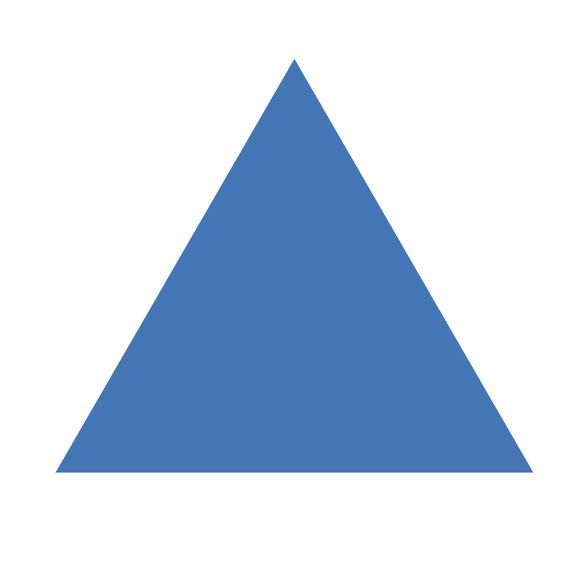
//> input picture Pratica05/triangle.jpg, 567 x 567 px
$ ./main   (built with g++ and OpenCV 4)
//> lines starting //> are read from the running program, lines starting //| are printed output that depends on the picture; after the words box and inside, x2 and y2 are one past the last pixel; in counts of white or black regions, pixels touching at a corner belong together
#include <iostream>
#include <opencv2/core.hpp>
#include <opencv2/highgui.hpp>
#include<opencv2/imgproc.hpp>

void callback(int event, int x, int y, int flags, void *user_data);

int main(int argc, char **argv)
{
    cv::Mat img, dst, transf;

    cv::namedWindow("Imagem", cv::WINDOW_NORMAL);
    cv::namedWindow("Imagem Transformada", cv::WINDOW_NORMAL);

    img = cv::imread("triangle.jpg");
//> img is the input picture: 567 rows x 567 cols, CV_8UC3; mean B, G, R 232.6, 212.5, 197.4
    cv::setMouseCallback("Imagem", callback, NULL);

    cv::Point2f img_points[3];
    img_points[0] = cv::Point2f(60, 470);
    img_points[1] = cv::Point2f(296, 66);
    img_points[2] = cv::Point2f(524, 471);

    cv::circle(img, img_points[0], 10, cv::Scalar(0, 255, 0), 15);
    cv::circle(img, img_points[1], 10, cv::Scalar(0, 0, 255), 15);
    cv::circle(img, img_points[2], 10, cv::Scalar(255, 0, 0), 15);
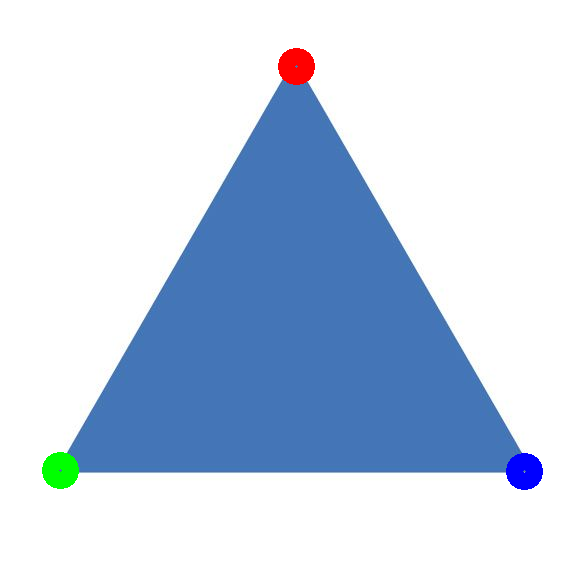
//> img: 567 rows x 567 cols, CV_8UC3; mean B, G, R 231.2, 211.2, 196.3

    cv::Point2f transf_points[3];
    transf_points[0] = cv::Point2f(249, 503);
    transf_points[1] = cv::Point2f(443, 224);
    transf_points[2] = cv::Point2f(80, 137);

    transf = cv::getAffineTransform(img_points, transf_points);
    cv::warpAffine(img, dst, transf, img.size());
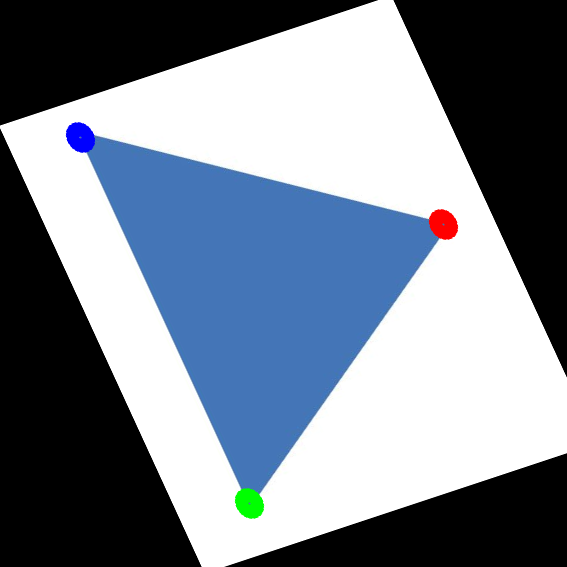
//> dst: 567 rows x 567 cols, CV_8UC3; mean B, G, R 144.5, 132, 122.6

    cv::imshow("Imagem", img);
    cv::imshow("Imagem Transformada", dst);

    cv::Mat img2, dst2, transf2;

    img2 = cv::imread("carta.jpeg");
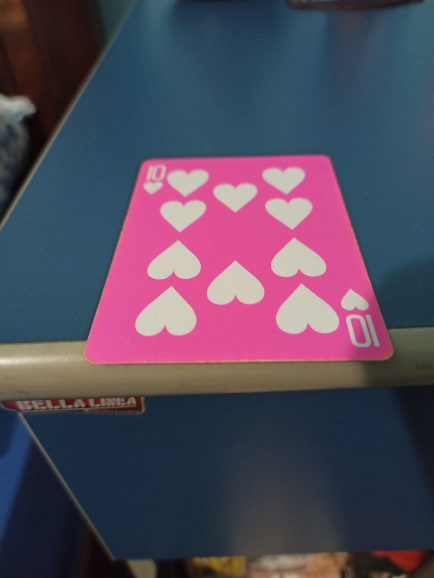
//> input picture Pratica05/carta.jpeg, 868 x 1156 px (shown at 1/2 size)
//> img2 is the input picture: 1156 rows x 868 cols, CV_8UC3; mean B, G, R 91.1, 73.4, 83.4

    resize(img2, img2, cv::Size(500, 500));
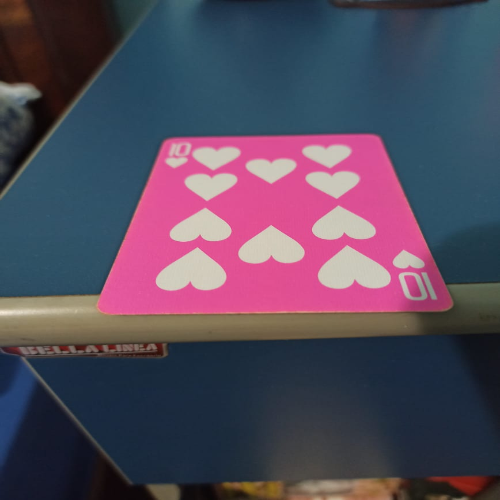
//> img2: 500 rows x 500 cols, CV_8UC3; mean B, G, R 91.1, 73.4, 83.3

    cv::Point2f img_points2[4];
    img_points2[0] = cv::Point2f(98, 307);
    img_points2[1] = cv::Point2f(167, 139);
    img_points2[2] = cv::Point2f(374, 135);
    img_points2[3] = cv::Point2f(449, 301);

    cv::circle(img2, img_points2[0], 5, cv::Scalar(0, 255, 0), 1);
//> img2: 500 rows x 500 cols, CV_8UC3; 28 pixels changed, all inside (x1, y1, x2, y2) = (93, 302, 104, 313)
    cv::circle(img2, img_points2[1], 5, cv::Scalar(0, 255, 0), 1);
//> img2: 500 rows x 500 cols, CV_8UC3; mean B, G, R 91, 73.4, 83.3
    cv::circle(img2, img_points2[2], 5, cv::Scalar(0, 255, 0), 1);
//> img2: 500 rows x 500 cols, CV_8UC3; mean B, G, R 91, 73.4, 83.2
    cv::circle(img2, img_points2[3], 5, cv::Scalar(0, 255, 0), 1);
//> img2: 500 rows x 500 cols, CV_8UC3; mean B, G, R 91, 73.5, 83.2

    cv::Point2f transf_points2[4];
    transf_points2[0] = cv::Point2f(120, 400);
    transf_points2[1] = cv::Point2f(120, 50);
    transf_points2[2] = cv::Point2f(440, 50);
    transf_points2[3] = cv::Point2f(440, 400);


    transf2 = cv::getPerspectiveTransform(img_points2, transf_points2);
    cv::warpPerspective(img2, dst2, transf2, img2.size());
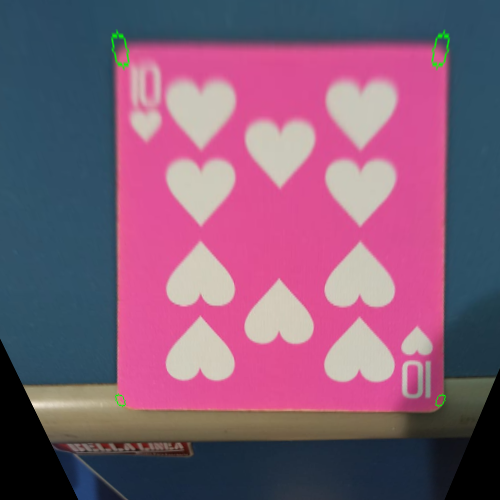
//> dst2: 500 rows x 500 cols, CV_8UC3; mean B, G, R 117.7, 91.2, 129.4

    cv::imshow("Imagem 2", img2);
    cv::imshow("Imagem Transformada 2", dst2);

    cv::waitKey(0);
    cv::destroyAllWindows();

    return 0;
}

void callback(int event, int x, int y, int flags, void *user_data)
{
    if(event ==cv::EVENT_LBUTTONDOWN)
        std::cout << ": (" << x << ", " << y << std::endl;
}
